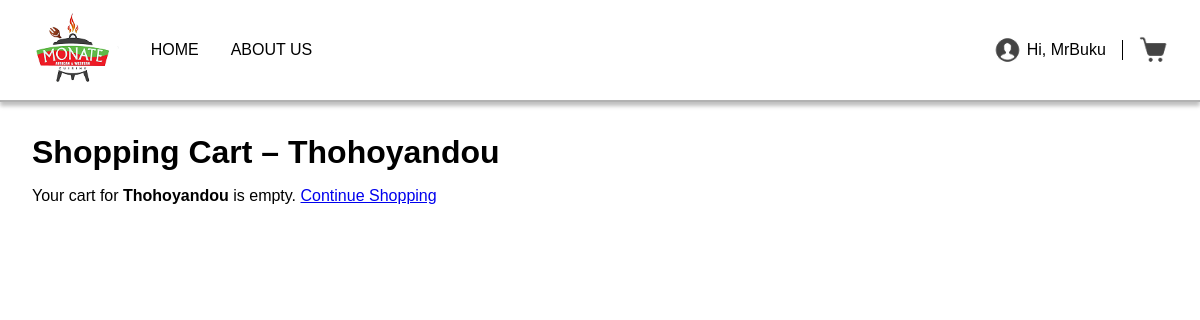
Before: /menu/cart.php (signed in) with the older database file.
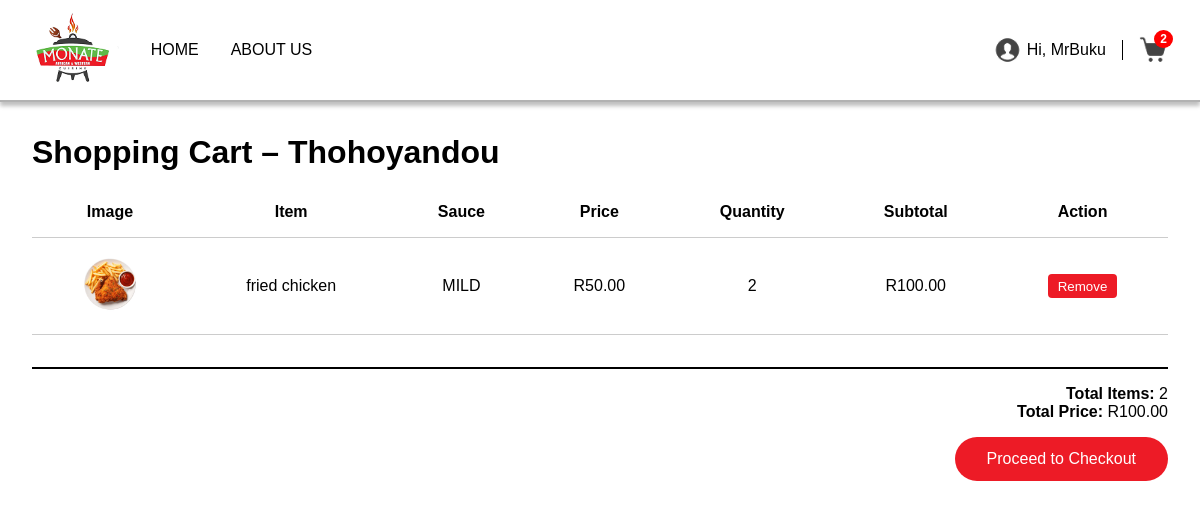
After: the same page with the newer database file.
### tables this page shows
CREATE TABLE `cart` (
  `id` int(11) NOT NULL,
  `user_id` int(11) NOT NULL,
  `branch_location` varchar(255) NOT NULL,
  `item_id` int(11) NOT NULL,
  `name` varchar(255) NOT NULL,
  `price` decimal(10,2) NOT NULL,
  `quantity` int(11) NOT NULL DEFAULT 1,
  `sauce` varchar(100) DEFAULT NULL,
  `image` varchar(255) DEFAULT NULL,
  `created_at` timestamp NOT NULL DEFAULT current_timestamp()
);

### menu/cart.php (the view, shortened to what this page needs)
<?php
require_once "../API/db.php";
$branchLocation = "Thohoyandou";
$userId = $_SESSION["user_id"];
$stmt = $conn->prepare("
    SELECT C.id, C.item_id, C.name, C.price, C.quantity, C.sauce, C.image
    FROM Cart C
    WHERE C.user_id = ? AND C.branch_location = ?
");
$stmt->bind_param("is", $userId, $branchLocation);
$stmt->execute();
$result = $stmt->get_result();
$cartItems = $result->fetch_all(MYSQLI_ASSOC);
$totalItems = 0;
$totalPrice = 0;
foreach ($cartItems as $item) {
    $totalItems += $item["quantity"];
    $totalPrice += $item["price"] * $item["quantity"];
}
?>
<!DOCTYPE html>
<html lang="en">
<head>
</head>
<body>
  <header class="top-header">
    <div class="logo">
      <img src="img/logo 2.png" alt="Monate Logo">
    </div>
    <nav class="nav-links">
      <a href="../HOME/index.php">HOME</a>
      <a href="../About Us/index.php">ABOUT US</a>
    </nav>
    <div class="account-cart">
      <a href="../Sign in/index.php" class="account">
        <img src="img/profile.png" alt="Account">
        <span>
          <?php if (isset($_SESSION["username"])): ?>
            Hi, <?= htmlspecialchars($_SESSION["username"]); ?>
          <?php else: ?>
            ACCOUNT
          <?php endif; ?>
        </span>
      </a>
      <a href="cart.php" class="cart">
        <img src="img/shopping cart.png" alt="Cart">
        <?php if ($totalItems > 0): ?>
          <span class="cart-badge"><?= $totalItems ?></span>
        <?php endif; ?>
      </a>
    </div>
  </header>
  <main class="cart-page">
    <h1>Shopping Cart – Thohoyandou</h1>
    <?php if (empty($cartItems)): ?>
      <p>Your cart for <strong>Thohoyandou</strong> is empty.
         <a href="Thohoyandou.php">Continue Shopping</a></p>
    <?php else: ?>
      <table class="cart-table">
        <tr>
          <th>Image</th>
          <th>Item</th>
          <th>Sauce</th>
          <th>Price</th>
          <th>Quantity</th>
          <th>Subtotal</th>
          <th>Action</th>
        </tr>
        <?php foreach ($cartItems as $item): ?>
          <tr>
            <td><img src="<?= htmlspecialchars($item['image']) ?>" alt="<?= htmlspecialchars($item['name']) ?>"></td>
            <td><?= htmlspecialchars($item['name']) ?></td>
            <td><?= htmlspecialchars($item['sauce']) ?></td>
            <td>R<?= number_format($item['price'], 2) ?></td>
            <td><?= $item['quantity'] ?></td>
            <td>R<?= number_format($item['price'] * $item['quantity'], 2) ?></td>
            <td>
              <form method="POST" action="remove_from_cart.php" style="display:inline;">
                <button type="submit" class="remove-btn">Remove</button>
              </form>
            </td>
          </tr>
        <?php endforeach; ?>
      </table>
      <div class="summary">
        <p><strong>Total Items:</strong> <?= $totalItems ?></p>
        <p><strong>Total Price:</strong> R<?= number_format($totalPrice, 2) ?></p>
        <a href="checkout.php?branch=Thohoyandou">
          <button class="checkout-btn">Proceed to Checkout</button>
        </a>
      </div>
    <?php endif; ?>
  </main>
</body>
</html>

Changed rows visible on the page:
added cart: image (picture), name "fried chicken", sauce "MILD", price "50.00", quantity "2", $item['price'] * $item['quantity'] "100.00"
Other visible differences:
$totalItems: (not shown) → "2"
$totalPrice: (not shown) → "100.00"
text no longer shown: "Your cart for Thohoyandou is empty. Continue Shopping"
text now shown: "Image Item Sauce Price Quantity Subtotal Action Total Items: Total Price: R Proceed to Checkout"
